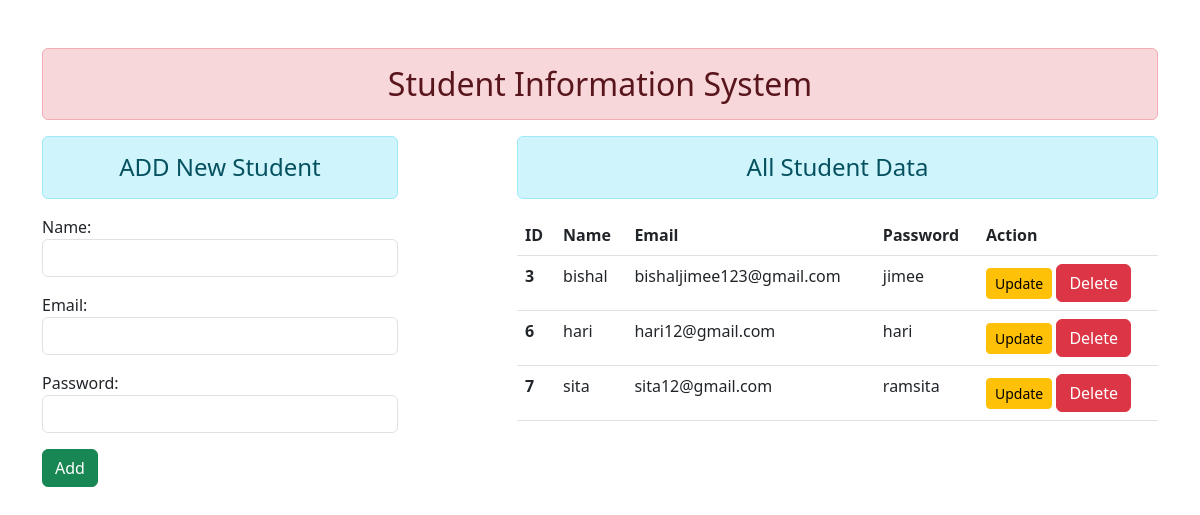
/, run on an earlier commit of the app's database.
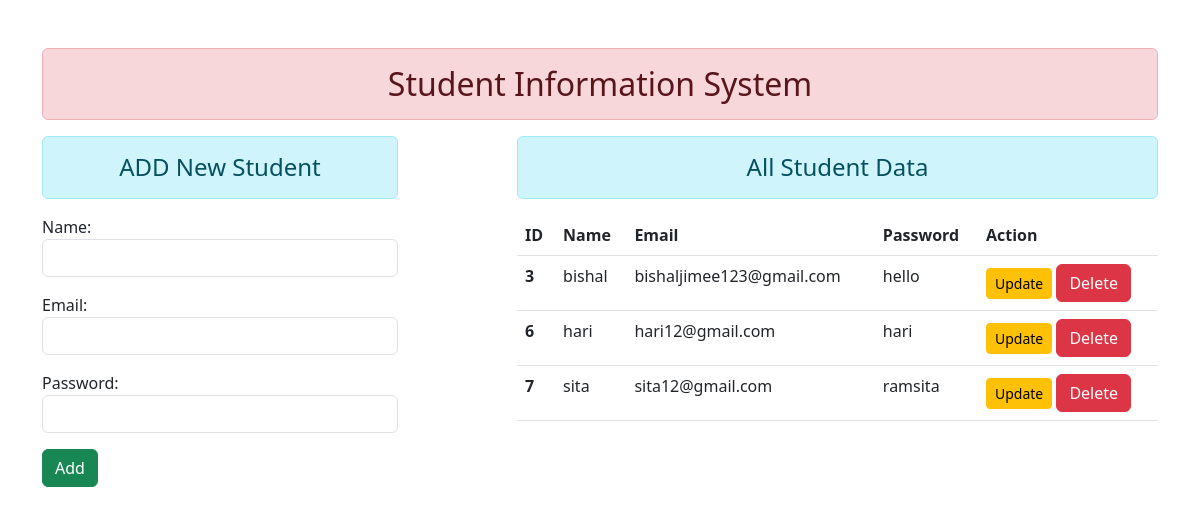
And on a later commit of the database.
### enroll/models.py (models this page shows)
class User(models.Model):
    name = models.CharField(max_length=40)
    email = models.EmailField(max_length=40)
    password = models.CharField(max_length=40)

### enroll/views.py (the view)
# urls.py: path('',views.add_show,name="addandshow"),
def add_show(request):
    if request.method == 'POST':
        fm = StudentRegistration(request.POST)
        if fm.is_valid():
            nm = fm.cleaned_data['name']
            em = fm.cleaned_data['email']
            pw = fm.cleaned_data['password']
            reg = User(name=nm,email=em,password=pw)
            reg.save()
            fm = StudentRegistration()
    else:
        fm = StudentRegistration()
    stud = User.objects.all()
    return render(request, 'enroll/addandshow.html',{'form':fm,'stu':stud})

### enroll/forms.py
class StudentRegistration(forms.ModelForm):
    class Meta:
        model = User
        fields = ['name','email', 'password']
        widgets = {
            'name' : forms.TextInput(attrs={'class':'form-control'}),
            'email' : forms.EmailInput(attrs={'class':'form-control'}),
            'password' : forms.PasswordInput(render_value=True,attrs={'class':'form-control'}),
        }

### enroll/templates/enroll/addandshow.html (shortened to what this page needs)
{% extends 'enroll/base.html' %}
{% block content %}
<div class="row">
    <div class="col-sm-4">
        <h4 class="text-center alert alert-info"> ADD New Student</h4>
        <form action="" method="POST">
            {{form.as_p}}
            <input type="submit" class="btn btn-success" value="Add">
        </form>
    </div>
 <div class="col-sm-7 offset-1">
    <h4 class="text-center alert alert-info">All Student Data</h4>
    {% if stu %}
        <table class="table table-hover">
            <thead>
              <tr>
                <th scope="col">ID</th>
                <th scope="col">Name</th>
                <th scope="col">Email</th>
                <th scope="col">Password</th>
                <th scope="col">Action</th>
              </tr>
            </thead>
            <tbody>
            {% for x in stu %}
              <tr>
                <th scope="row">{{x.id}}</th>
                <td>{{x.name}}</td>
                <td>{{x.email}}</td>
                <td>{{x.password}}</td>
                <td>
                    <a href="{% url 'updatedata' x.id %}" class="btn btn-warning btn-sm">Update</a>
                    <form action="{% url 'deletedata' x.id %}" method="POST" class="d-inline">
                        <input type="submit" class="btn btn-danger" value="Delete">
                    </form>
                </td>
              </tr>
            {% endfor %}
            </tbody>
          </table>
    {% else %}
     <h4 class="text-center alert alert-warning">No records found</h4>
 </div>
    {% endif %}
</div>
{% endblock content %}

What changed in the data, as far as the page shows it:
changed User "bishal": password "jimee" → "hello"
